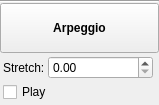
<?xml version="1.0" encoding="UTF-8"?>
<ui version="4.0">
 <class>InspectorArpeggio</class>
 <widget class="QWidget" name="InspectorArpeggio">
  <property name="geometry">
   <rect>
    <x>0</x>
    <y>0</y>
    <width>159</width>
    <height>105</height>
   </rect>
  </property>
  <property name="accessibleName">
   <string>Arpeggio Inspector</string>
  </property>
  <layout class="QVBoxLayout" name="verticalLayout">
   <property name="spacing">
    <number>0</number>
   </property>
   <property name="leftMargin">
    <number>0</number>
   </property>
   <property name="topMargin">
    <number>0</number>
   </property>
   <property name="rightMargin">
    <number>0</number>
   </property>
   <property name="bottomMargin">
    <number>0</number>
   </property>
   <item>
    <widget class="QFrame" name="frame">
     <property name="frameShape">
      <enum>QFrame::HLine</enum>
     </property>
     <property name="frameShadow">
      <enum>QFrame::Sunken</enum>
     </property>
    </widget>
   </item>
   <item>
    <widget class="QToolButton" name="title">
     <property name="sizePolicy">
      <sizepolicy hsizetype="Preferred" vsizetype="Preferred">
       <horstretch>0</horstretch>
       <verstretch>0</verstretch>
      </sizepolicy>
     </property>
     <property name="font">
      <font>
       <bold>true</bold>
      </font>
     </property>
     <property name="text">
      <string>Arpeggio</string>
     </property>
    </widget>
   </item>
   <item>
    <widget class="QWidget" name="panel" native="true">
     <layout class="QGridLayout" name="gridLayout">
      <property name="leftMargin">
       <number>3</number>
      </property>
      <property name="topMargin">
       <number>3</number>
      </property>
      <property name="rightMargin">
       <number>3</number>
      </property>
      <property name="bottomMargin">
       <number>3</number>
      </property>
      <property name="spacing">
       <number>3</number>
      </property>
      <item row="1" column="0" colspan="2">
       <widget class="QCheckBox" name="playArpeggio">
        <property name="text">
         <string>Play</string>
        </property>
       </widget>
      </item>
      <item row="0" column="0">
       <widget class="QLabel" name="label">
        <property name="text">
         <string>Stretch:</string>
        </property>
        <property name="alignment">
         <set>Qt::AlignLeading|Qt::AlignLeft|Qt::AlignVCenter</set>
        </property>
        <property name="buddy">
         <cstring>stretch</cstring>
        </property>
       </widget>
      </item>
      <item row="0" column="1">
       <widget class="QDoubleSpinBox" name="stretch">
        <property name="sizePolicy">
         <sizepolicy hsizetype="Expanding" vsizetype="Fixed">
          <horstretch>0</horstretch>
          <verstretch>0</verstretch>
         </sizepolicy>
        </property>
        <property name="accessibleName">
         <string>Stretch</string>
        </property>
        <property name="singleStep">
         <double>0.100000000000000</double>
        </property>
       </widget>
      </item>
      <item row="0" column="2">
       <widget class="Ms::ResetButton" name="resetStretch" native="true">
        <property name="sizePolicy">
         <sizepolicy hsizetype="Fixed" vsizetype="Preferred">
          <horstretch>0</horstretch>
          <verstretch>0</verstretch>
         </sizepolicy>
        </property>
        <property name="accessibleName">
         <string>Reset 'Stretch' value</string>
        </property>
       </widget>
      </item>
      <item row="1" column="2">
       <widget class="Ms::ResetButton" name="resetPlayArpeggio" native="true">
        <property name="sizePolicy">
         <sizepolicy hsizetype="Fixed" vsizetype="Preferred">
          <horstretch>0</horstretch>
          <verstretch>0</verstretch>
         </sizepolicy>
        </property>
        <property name="accessibleName">
         <string>Reset 'Play' value</string>
        </property>
       </widget>
      </item>
     </layout>
    </widget>
   </item>
  </layout>
 </widget>
 <customwidgets>
  <customwidget>
   <class>Ms::ResetButton</class>
   <extends>QWidget</extends>
   <header>inspector/resetButton.h</header>
   <container>1</container>
  </customwidget>
 </customwidgets>
 <tabstops>
  <tabstop>title</tabstop>
  <tabstop>stretch</tabstop>
  <tabstop>playArpeggio</tabstop>
 </tabstops>
 <resources/>
 <connections/>
</ui>
